Frame 1 (no input): blank canvas, image omitted
Frame 60 (no input): blank canvas, image omitted
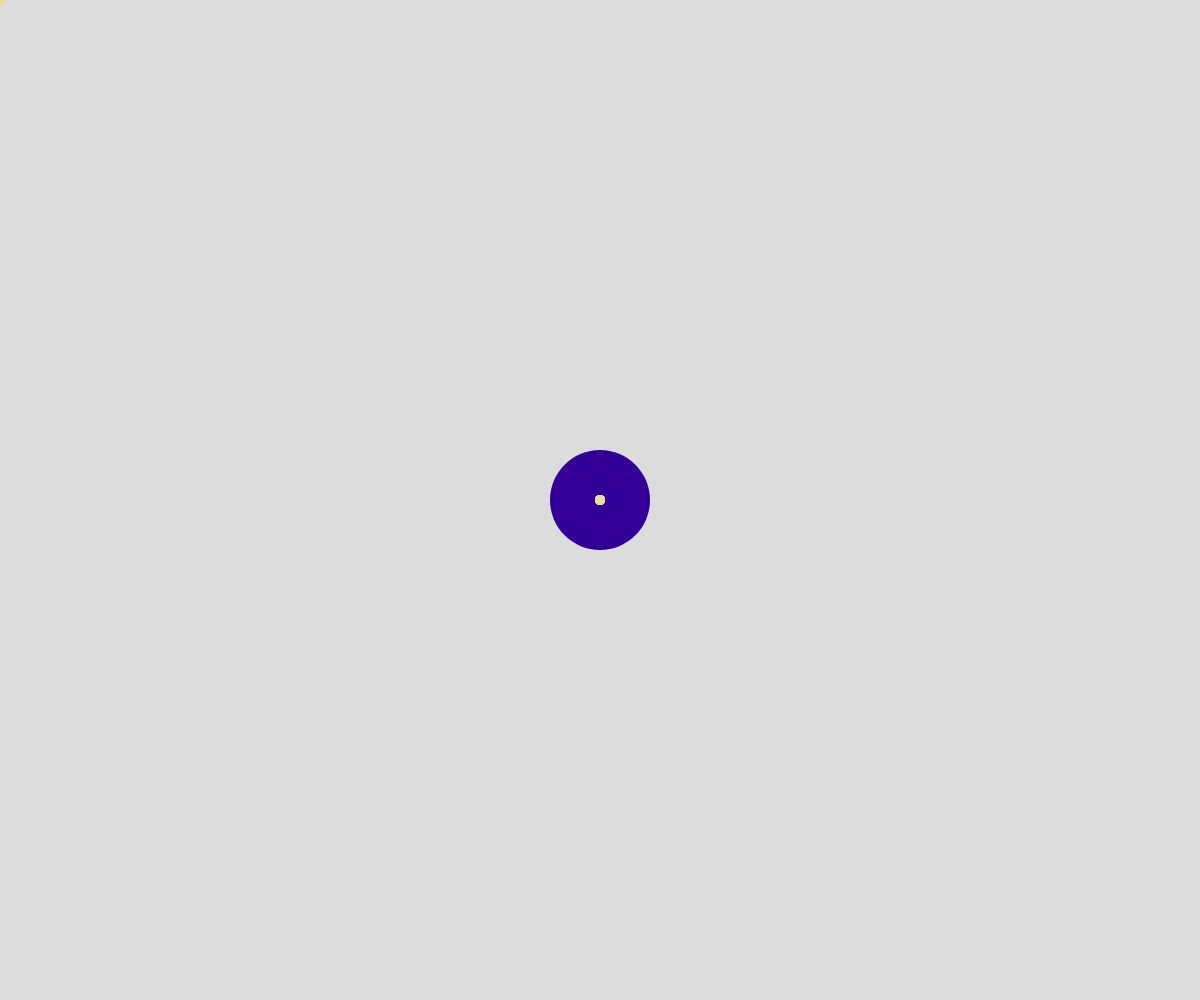
Frame 120 (the mouse pressed at the canvas centre since frame 60)

The p5.js sketch whose frames 1 and 60 were blank and that drew this single picture after the mouse press (run headless with seeded random() and noise() and a simulated clock; from frame 60 on, the mouse is pressed at the canvas centre):

// p5.js sketch
// ── sketch.js
function setup() {
  createCanvas(windowWidth, windowHeight);
  current_colour = (200, 0, 0);
  noStroke();
  background(220);
  
}
function draw() {
  let speed = dist(mouseX, mouseY, pmouseX, pmouseY);
  let circleSize = map(speed, 0, 50, 10, 100, true);
  let r = map(speed, 0, 50, 225, 50, true);
  let g = map(speed, 0, 50, 225, 0, true);

  fill(r, g, 150, 900);
  noStroke();
  circle(mouseX, mouseY, circleSize);
}
